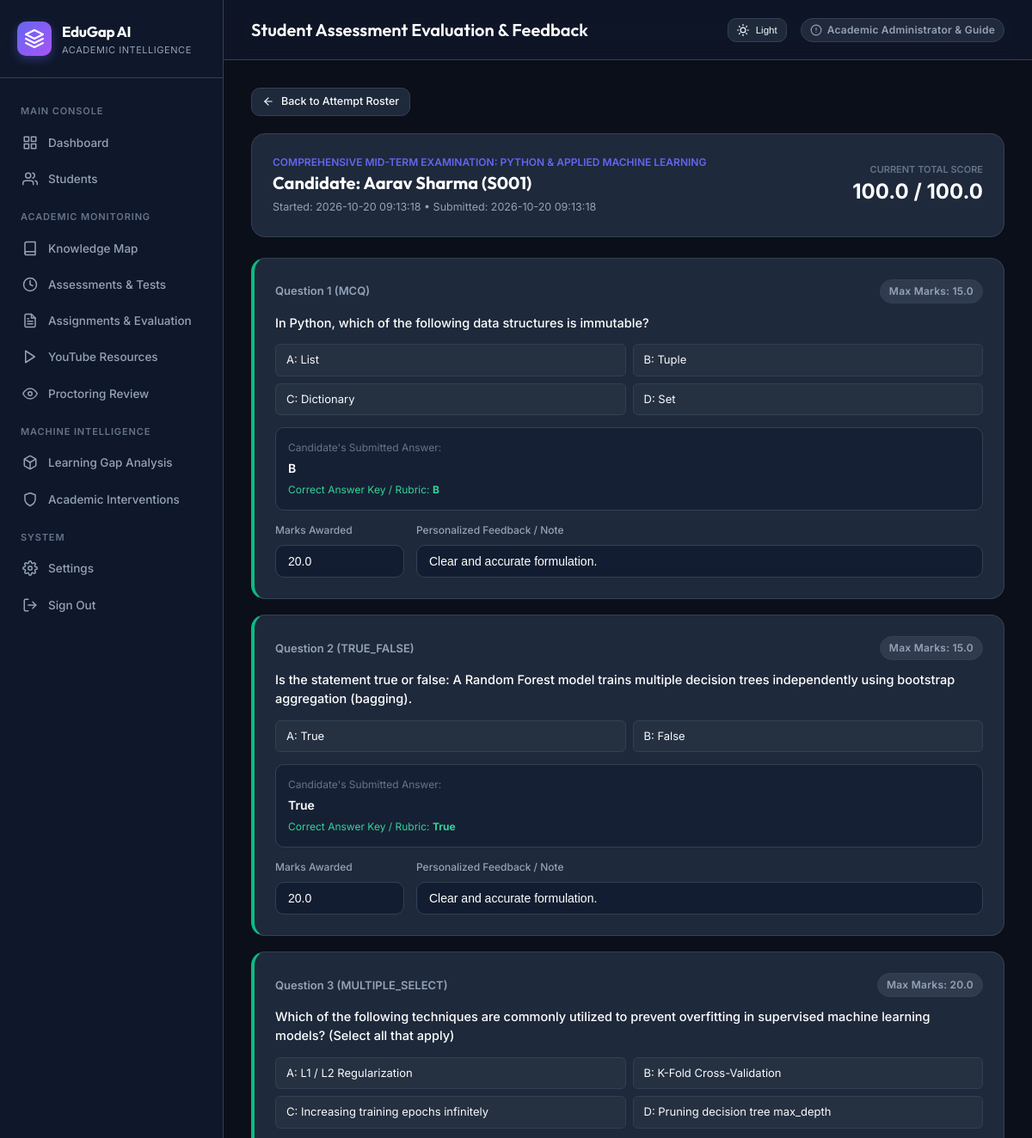
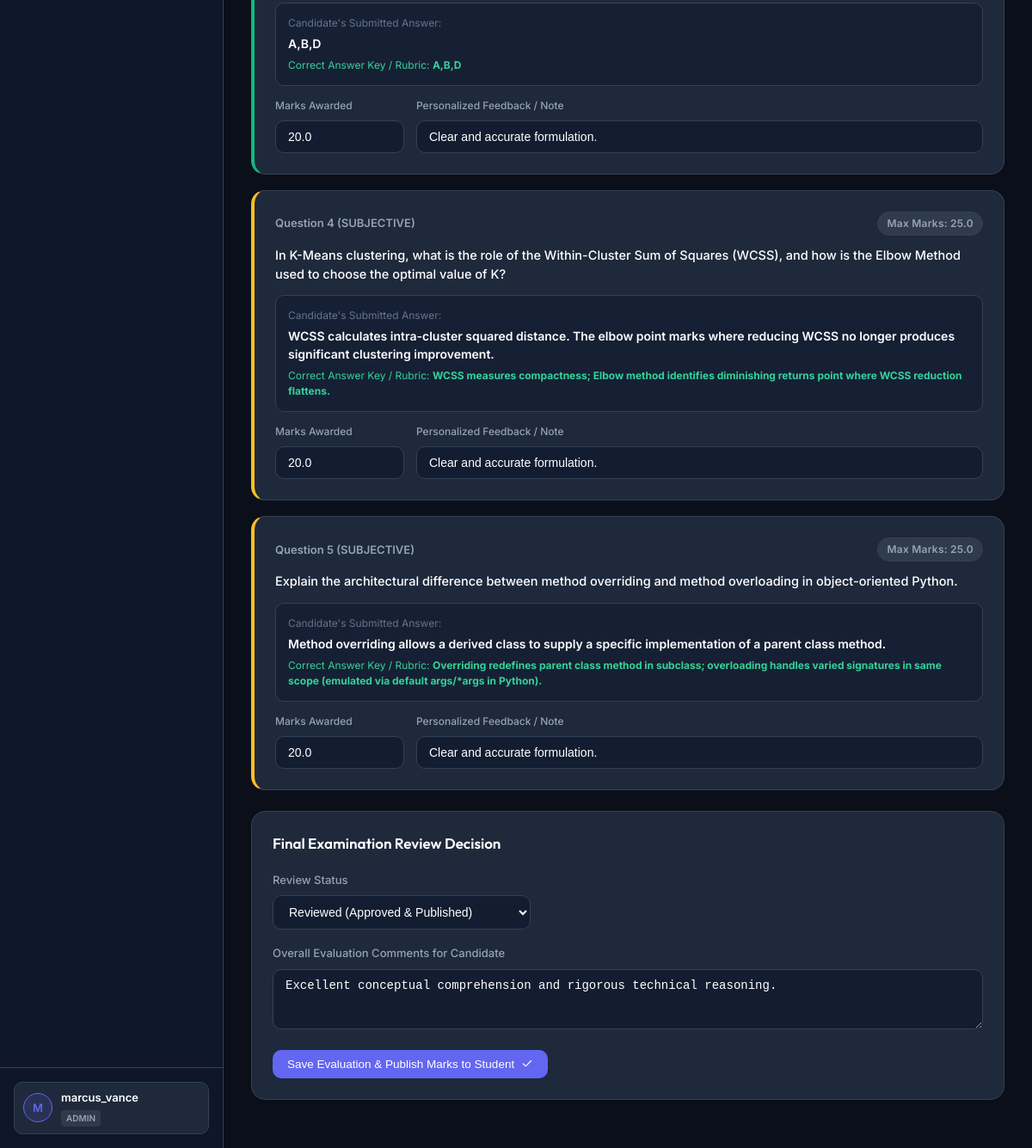
The page /assessments/evaluate/2 (signed in) on the database its author committed (2 pictures, top to bottom).
### tables this page shows
CREATE TABLE assessments (
        id INTEGER PRIMARY KEY AUTOINCREMENT,
        title TEXT NOT NULL,
        description TEXT,
        subject TEXT NOT NULL,
        topic TEXT NOT NULL,
        duration_minutes INTEGER DEFAULT 30,
        passing_marks REAL DEFAULT 50.0,
        total_marks REAL DEFAULT 100.0,
        negative_marking REAL DEFAULT 0.0,
        attempt_limit INTEGER DEFAULT 1,
        shuffle_questions INTEGER DEFAULT 1,
        shuffle_options INTEGER DEFAULT 1,
        is_proctored INTEGER DEFAULT 1,
        proctoring_strictness TEXT DEFAULT 'Standard',
        assigned_to_student_id TEXT,
        due_date TIMESTAMP,
        is_published INTEGER DEFAULT 1,
        results_published INTEGER DEFAULT 1,
        created_by TEXT DEFAULT 'Admin',
        created_at TIMESTAMP DEFAULT CURRENT_TIMESTAMP
    );

CREATE TABLE students (
    student_id TEXT PRIMARY KEY,
    average_quiz_score REAL,
    average_assignment_score REAL,
    average_learning_gap REAL,
    average_attendance REAL,
    overall_risk TEXT
, name TEXT, email TEXT, department TEXT DEFAULT 'Computer Science & Engineering', enrollment_date TEXT DEFAULT '2025-08-01');

CREATE TABLE assessment_attempts (
        id INTEGER PRIMARY KEY AUTOINCREMENT,
        assessment_id INTEGER NOT NULL,
        student_id TEXT NOT NULL,
        started_at TIMESTAMP DEFAULT CURRENT_TIMESTAMP,
        submitted_at TIMESTAMP,
        time_taken_seconds INTEGER DEFAULT 0,
        score REAL DEFAULT 0.0,
        max_score REAL DEFAULT 100.0,
        percentage REAL DEFAULT 0.0,
        passed INTEGER DEFAULT 0,
        status TEXT DEFAULT 'in_progress', -- 'in_progress', 'submitted', 'evaluated'
        proctoring_flag_count INTEGER DEFAULT 0,
        review_status TEXT DEFAULT 'normal', -- 'normal', 'flagged', 'under_review', 'reviewed'
        review_notes TEXT,
        evaluated_by TEXT,
        evaluated_at TIMESTAMP,
        FOREIGN KEY (assessment_id) REFERENCES assessments(id) ON DELETE CASCADE,
        FOREIGN KEY (student_id) REFERENCES students(student_id)
    );

CREATE TABLE assessment_answers (
        id INTEGER PRIMARY KEY AUTOINCREMENT,
        attempt_id INTEGER NOT NULL,
        question_id INTEGER NOT NULL,
        student_id TEXT NOT NULL,
        student_answer TEXT,
        is_correct INTEGER DEFAULT 0,
        awarded_marks REAL DEFAULT 0.0,
        max_marks REAL DEFAULT 5.0,
        feedback TEXT,
        last_saved_at TIMESTAMP DEFAULT CURRENT_TIMESTAMP,
        FOREIGN KEY (attempt_id) REFERENCES assessment_attempts(id) ON DELETE CASCADE,
        FOREIGN KEY (question_id) REFERENCES assessment_questions(id) ON DELETE CASCADE
    );

CREATE TABLE assessment_questions (
        id INTEGER PRIMARY KEY AUTOINCREMENT,
        assessment_id INTEGER NOT NULL,
        question_text TEXT NOT NULL,
        question_type TEXT DEFAULT 'mcq', -- 'mcq', 'true_false', 'multiple_select', 'subjective'
        option_a TEXT,
        option_b TEXT,
        option_c TEXT,
        option_d TEXT,
        correct_answer TEXT, -- e.g. 'A', 'True', 'A,C', or rubric keywords for subjective
        marks REAL DEFAULT 5.0,
        explanation TEXT,
        FOREIGN KEY (assessment_id) REFERENCES assessments(id) ON DELETE CASCADE
    );

### app.py (the view)
@app.route("/assessments/evaluate/<int:attempt_id>")
@login_required
def evaluate_attempt_view(attempt_id):
    if session.get("role") != "admin":
        flash("Evaluation console restricted to Academic Administrators.", "error")
        return redirect(url_for("dashboard"))
    connection = get_db_connection()
    attempt = connection.execute("SELECT * FROM assessment_attempts WHERE id = ?", (attempt_id,)).fetchone()
    if not attempt:
        connection.close()
        flash("Attempt not found.", "error")
        return redirect(url_for("assessments_page"))
    assessment = connection.execute("SELECT * FROM assessments WHERE id = ?", (attempt["assessment_id"],)).fetchone()
    student = connection.execute("SELECT * FROM students WHERE student_id = ?", (attempt["student_id"],)).fetchone()
    q_answers = connection.execute("""
        SELECT q.*, ans.id as ans_id, ans.student_answer, ans.awarded_marks, ans.is_correct, ans.feedback
        FROM assessment_questions q
        LEFT JOIN assessment_answers ans ON ans.question_id = q.id AND ans.attempt_id = ?
        WHERE q.assessment_id = ?
        ORDER BY q.id ASC
    """, (attempt_id, attempt["assessment_id"])).fetchall()
    connection.close()
    return render_template("evaluate_attempt.html", attempt=attempt, assessment=assessment, student=student, q_answers=q_answers)

### app.py (called while the page is built)
def get_db_connection():
    connection = sqlite3.connect(DATABASE)
    connection.row_factory = sqlite3.Row
    return connection

def login_required(f):
    @wraps(f)
    def decorated_function(*args, **kwargs):
        if "user_id" not in session:
            flash("Please authenticate to access the academic platform.", "info")
            return redirect(url_for("login"))
        return f(*args, **kwargs)
    return decorated_function

### templates/evaluate_attempt.html (shortened to what this page needs)
{% extends "base.html" %}
{% block header_title %}Student Assessment Evaluation & Feedback{% endblock %}
{% block content %}
<div style="margin-bottom: 20px;">
    <a href="{{ url_for('assessment_detail', assessment_id=assessment['id']) }}" class="btn btn-secondary btn-sm">
        <svg class="icon icon-sm" viewBox="0 0 24 24"><line x1="19" y1="12" x2="5" y2="12"/><polyline points="12 19 5 12 12 5"/></svg>
        <span>Back to Attempt Roster</span>
    </a>
</div>
<div class="card" style="margin-bottom: 24px;">
    <div style="display: flex; justify-content: space-between; align-items: center; flex-wrap: wrap; gap: 16px;">
        <div>
            <div style="font-size: 12px; color: var(--primary); font-weight: 600; text-transform: uppercase;">{{ assessment['title'] }}</div>
            <h2 style="font-family: 'Outfit', sans-serif; font-size: 20px; color: #ffffff;">Candidate: {{ student['name'] if student else attempt['student_id'] }} ({{ attempt['student_id'] }})</h2>
            <div style="font-size: 12.5px; color: var(--text-secondary); margin-top: 4px;">
                Started: {{ attempt['started_at'] }} &bull; Submitted: {{ attempt['submitted_at'] }}
            </div>
        </div>
        <div style="text-align: right;">
            <div style="font-size: 11px; text-transform: uppercase; color: var(--text-muted); font-weight: 600;">Current Total Score</div>
            <div style="font-size: 24px; font-weight: 700; color: #ffffff;">{{ "%.1f"|format(attempt['score']) }} / {{ attempt['max_score'] }}</div>
        </div>
    </div>
</div>
<form method="POST" action="{{ url_for('submit_attempt_evaluation', attempt_id=attempt['id']) }}">
    <div style="display: flex; flex-direction: column; gap: 18px; margin-bottom: 24px;">
        {% for item in q_answers %}
        <div class="card" style="border-left: 4px solid {% if item['question_type'] == 'subjective' %}#fbbf24{% elif item['is_correct'] %}#10b981{% else %}#ef4444{% endif %};">
            <div style="display: flex; justify-content: space-between; align-items: center; margin-bottom: 12px;">
                <span style="font-weight: 600; color: var(--text-secondary); font-size: 13px;">Question {{ loop.index }} ({{ item['question_type']|upper }})</span>
                <span class="badge badge-neutral">Max Marks: {{ item['marks'] }}</span>
            </div>
            <p style="font-size: 14.5px; color: #ffffff; font-weight: 500; margin-bottom: 14px; line-height: 1.5;">
                {{ item['question_text'] }}
            </p>
            {% if item['question_type'] != 'subjective' %}
            <div style="display: grid; grid-template-columns: 1fr 1fr; gap: 8px; margin-bottom: 14px; font-size: 13px;">
                {% if item['option_a'] %}<div style="padding: 8px 12px; border-radius: 6px; background: rgba(255,255,255,0.03); border: 1px solid var(--border-color);">A: {{ item['option_a'] }}</div>{% endif %}
                {% if item['option_b'] %}<div style="padding: 8px 12px; border-radius: 6px; background: rgba(255,255,255,0.03); border: 1px solid var(--border-color);">B: {{ item['option_b'] }}</div>{% endif %}
                {% if item['option_c'] %}<div style="padding: 8px 12px; border-radius: 6px; background: rgba(255,255,255,0.03); border: 1px solid var(--border-color);">C: {{ item['option_c'] }}</div>{% endif %}
                {% if item['option_d'] %}<div style="padding: 8px 12px; border-radius: 6px; background: rgba(255,255,255,0.03); border: 1px solid var(--border-color);">D: {{ item['option_d'] }}</div>{% endif %}
            </div>
            {% endif %}
            <div style="background: rgba(19, 29, 49, 0.7); border: 1px solid var(--border-color); border-radius: var(--radius-md); padding: 14px; margin-bottom: 14px;">
                <div style="font-size: 12px; color: var(--text-muted); margin-bottom: 4px;">Candidate's Submitted Answer:</div>
                <div style="font-size: 14px; color: #ffffff; font-weight: 600;">{{ item['student_answer'] if item['student_answer'] else '(No answer submitted)' }}</div>
                <div style="font-size: 12px; color: #34d399; margin-top: 6px;">Correct Answer Key / Rubric: <strong>{{ item['correct_answer'] }}</strong></div>
            </div>
            <div style="display: grid; grid-template-columns: 150px 1fr; gap: 14px; align-items: center;">
                <div>
                    <label class="form-label" style="font-size: 12px;">Marks Awarded</label>
                    <input type="number" name="awarded_marks_{{ item['ans_id'] }}" class="form-control" value="{{ item['awarded_marks'] }}" step="0.5" min="0" max="{{ item['marks'] }}" required>
                </div>
                <div>
                    <label class="form-label" style="font-size: 12px;">Personalized Feedback / Note</label>
                    <input type="text" name="feedback_{{ item['ans_id'] }}" class="form-control" value="{{ item['feedback'] if item['feedback'] else '' }}" placeholder="Feedback on this question...">
                </div>
            </div>
        </div>
        {% endfor %}
    </div>
    <div class="card" style="margin-bottom: 24px;">
        <div class="card-header">
            <h3>Final Examination Review Decision</h3>
        </div>
        <div class="form-group">
            <label class="form-label">Review Status</label>
            <select name="review_status" class="form-control" style="max-width: 300px;">
                <option value="reviewed" {% if attempt['review_status'] == 'reviewed' %}selected{% endif %}>Reviewed (Approved & Published)</option>
            </select>
        </div>
        <div class="form-group">
            <label class="form-label">Overall Evaluation Comments for Candidate</label>
            <textarea name="review_notes" rows="3" class="form-control" placeholder="Summarize candidate's performance, strengths, and recommended revision topics...">{{ attempt['review_notes'] if attempt['review_notes'] else '' }}</textarea>
        </div>
        <button type="submit" class="btn btn-primary">
            <span>Save Evaluation & Publish Marks to Student</span>
            <svg class="icon icon-sm" viewBox="0 0 24 24"><polyline points="20 6 9 17 4 12"/></svg>
        </button>
    </div>
</form>
{% endblock %}

### templates/base.html (style rules this page uses)
:root { --bg-body: #0b0f19; --bg-sidebar: #0f172a; --bg-card: #1e293b; --bg-card-hover: #263349; --border-color: #334155; --text-primary: #f8fafc; --text-secondary: #94a3b8; --text-muted: #64748b; --primary: #6366f1; --primary-hover: #4f46e5; --primary-light: rgba(99, 102, 241, 0.15); --success: #10b981; --success-light: rgba(16, 185, 129, 0.15); --warning: #f59e0b; --warning-light: rgba(245, 158, 11, 0.15); --danger: #ef4444; --danger-light: rgba(239, 68, 68, 0.15); --info: #0ea5e9; --info-light: rgba(14, 165, 233, 0.15); --radius-sm: 6px; --radius-md: 10px; --radius-lg: 16px; --transition: all 0.2s cubic-bezier(0.4, 0, 0.2, 1); }
* { box-sizing: border-box; margin: 0; padding: 0; }
body { font-family: 'Inter', system-ui, -apple-system, sans-serif; background-color: var(--bg-body); color: var(--text-primary); line-height: 1.5; min-height: 100vh; display: flex; }
.icon { display: inline-flex; align-items: center; justify-content: center; width: 18px; height: 18px; stroke-width: 2; stroke: currentColor; fill: none; stroke-linecap: round; stroke-linejoin: round; flex-shrink: 0; }
.icon-sm { width: 14px; height: 14px; }
.btn { display: inline-flex; align-items: center; justify-content: center; gap: 8px; padding: 8px 16px; font-size: 13.5px; font-weight: 500; border-radius: var(--radius-md); text-decoration: none; cursor: pointer; border: 1px solid transparent; transition: var(--transition); }
.btn-primary { background-color: var(--primary); color: #ffffff; }
.btn-secondary { background-color: var(--bg-card); border-color: var(--border-color); color: var(--text-primary); }
.btn-sm { padding: 6px 12px; font-size: 12.5px; }
.card { background: var(--bg-card); border: 1px solid var(--border-color); border-radius: var(--radius-lg); padding: 24px; transition: var(--transition); }
.card-header { display: flex; align-items: center; justify-content: space-between; margin-bottom: 20px; }
.card-header h3 { font-family: 'Outfit', sans-serif; font-size: 17px; font-weight: 600; color: #ffffff; display: flex; align-items: center; gap: 8px; }
.badge { display: inline-flex; align-items: center; gap: 6px; padding: 4px 10px; border-radius: 9999px; font-size: 12px; font-weight: 600; letter-spacing: 0.02em; }
.badge-neutral { background: rgba(148, 163, 184, 0.15); color: var(--text-secondary); border: 1px solid var(--border-color); }
.form-group { margin-bottom: 18px; }
.form-label { display: block; font-size: 13px; font-weight: 500; color: var(--text-secondary); margin-bottom: 8px; }
.form-control { width: 100%; background: #131d31; border: 1px solid var(--border-color); border-radius: var(--radius-md); padding: 10px 14px; color: #ffffff; font-size: 14px; outline: none; transition: var(--transition); }

### rows shown on the page
assessments: title "COMPREHENSIVE MID-TERM EXAMINATION: PYTHON & APPLIED MACHINE LEARNING"
students: name "Aarav Sharma"
assessment_attempts: student_id "S001", started_at "2026-10-20 09:13:18", submitted_at "2026-10-20 09:13:18", score "100.0", max_score "100.0", review_status "Reviewed (Approved & Published)", review_notes "Excellent conceptual comprehension and rigorous technical reasoning."
assessment_answers: question_type "MCQ", marks "15.0", question_text "In Python, which of the following data structures is immutable?", option_a "List", option_b "Tuple", option_c "Dictionary", option_d "Set", student_answer "B", correct_answer "B", awarded_marks "20.0", feedback "Clear and accurate formulation."
assessment_answers: question_type "TRUE_FALSE", marks "15.0", question_text "Is the statement true or false: A Random Forest model trains multiple decision trees independently using bootstrap aggregation (bagging).", option_a "True", option_b "False", student_answer "True", correct_answer "True", awarded_marks "20.0", feedback "Clear and accurate formulation."
assessment_answers: question_type "MULTIPLE_SELECT", marks "20.0", question_text "Which of the following techniques are commonly utilized to prevent overfitting in supervised machine learning models? (Select all that apply)", option_a "L1 / L2 Regularization", option_b "K-Fold Cross-Validation", option_c "Increasing training epochs infinitely", option_d "Pruning decision tree max_depth", student_answer "A,B,D", correct_answer "A,B,D", awarded_marks "20.0", feedback "Clear and accurate formulation."
assessment_answers: question_type "SUBJECTIVE", marks "25.0", question_text "In K-Means clustering, what is the role of the Within-Cluster Sum of Squares (WCSS), and how is the Elbow Method used to choose the optimal value of K?", student_answer "WCSS calculates intra-cluster squared distance. The elbow point marks where reducing WCSS no longer produces significant clustering improvement.", correct_answer "WCSS measures compactness; Elbow method identifies diminishing returns point where WCSS reduction flattens.", awarded_marks "20.0", feedback "Clear and accurate formulation."
assessment_answers: question_type "SUBJECTIVE", marks "25.0", question_text "Explain the architectural difference between method overriding and method overloading in object-oriented Python.", student_answer "Method overriding allows a derived class to supply a specific implementation of a parent class method.", correct_answer "Overriding redefines parent class method in subclass; overloading handles varied signatures in same scope (emulated via default args/*args in Python).", awarded_marks "20.0", feedback "Clear and accurate formulation."

### other values the page prints
{{ session.get("username", "U")[0]|upper }} "M"
{{ session.get("username", "User") }} "marcus_vance"
{{ session.get("role", "student") }} "ADMIN"
